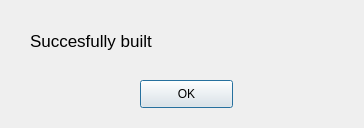
<?xml version="1.0" encoding="UTF-8"?>
<ui version="4.0">
 <class>wind_built_dialog</class>
 <widget class="QDialog" name="wind_built_dialog">
  <property name="geometry">
   <rect>
    <x>0</x>
    <y>0</y>
    <width>364</width>
    <height>128</height>
   </rect>
  </property>
  <property name="windowTitle">
   <string>Status</string>
  </property>
  <widget class="QPushButton" name="pushButton">
   <property name="geometry">
    <rect>
     <x>140</x>
     <y>80</y>
     <width>93</width>
     <height>28</height>
    </rect>
   </property>
   <property name="text">
    <string>OK</string>
   </property>
  </widget>
  <widget class="QLabel" name="label">
   <property name="geometry">
    <rect>
     <x>30</x>
     <y>20</y>
     <width>191</width>
     <height>41</height>
    </rect>
   </property>
   <property name="font">
    <font>
     <pointsize>13</pointsize>
    </font>
   </property>
   <property name="text">
    <string>Succesfully built</string>
   </property>
  </widget>
 </widget>
 <resources/>
 <connections>
  <connection>
   <sender>pushButton</sender>
   <signal>clicked()</signal>
   <receiver>wind_built_dialog</receiver>
   <slot>exec()</slot>
   <hints>
    <hint type="sourcelabel">
     <x>193</x>
     <y>94</y>
    </hint>
    <hint type="destinationlabel">
     <x>190</x>
     <y>190</y>
    </hint>
   </hints>
  </connection>
 </connections>
</ui>
